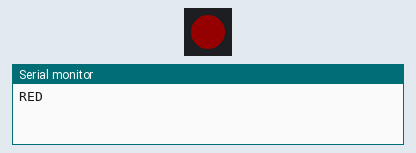
Bench run of a program on a simulated ESP32-S3. Parts: 1 RGB LEDs in strip order, left to right, the last lines printed to the serial monitor. Dim RGB values are drawn brighter than linear.

Above: at 1.2 s.
At 2.2 s:
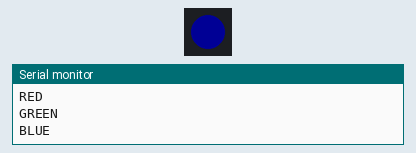
At 3.7 s:
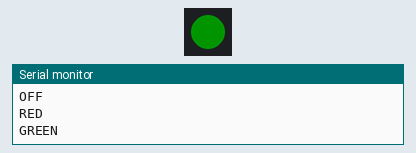
At 4.7 s:
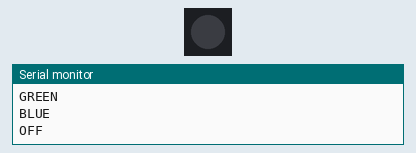
Timing chart, 0 to 5.6 s (numbered marks = the images above):
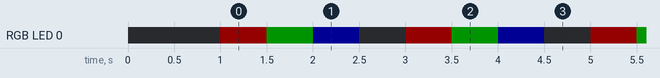

The program:

main.cpp
```cpp
// Cycles the onboard addressable RGB LED (GPIO48) through red, green, blue,
// and off, to verify a fresh ESP32-S3-WROOM-1-N16R8 dev board is alive.

#include <Arduino.h>
#include <Adafruit_NeoPixel.h>

#define LED_PIN 48
#define LED_COUNT 1
#define BRIGHTNESS 20 // out of 255

Adafruit_NeoPixel pixel(LED_COUNT, LED_PIN, NEO_GRB + NEO_KHZ800);

void showColor(const char *name, uint32_t color) {
  Serial.println(name);
  pixel.setPixelColor(0, color);
  pixel.show();
  delay(500);
}

void setup() {
  Serial.begin(115200);
  delay(1000); // give the serial monitor time to attach

  pixel.begin();
  pixel.setBrightness(BRIGHTNESS);
  pixel.show(); // start with the LED off
}

void loop() {
  showColor("RED", pixel.Color(255, 0, 0));
  showColor("GREEN", pixel.Color(0, 255, 0));
  showColor("BLUE", pixel.Color(0, 0, 255));
  showColor("OFF", pixel.Color(0, 0, 0));
}
```

Measured:
- by itself, RGB LED 0: repeats every 2.0 s: RGB(0, 20, 0) 0.50 s, RGB(0, 0, 20) 0.50 s, off 0.50 s, RGB(20, 0, 0) 0.50 s
- by itself, everything shown: repeats every 2.0 s, in 4 steps
